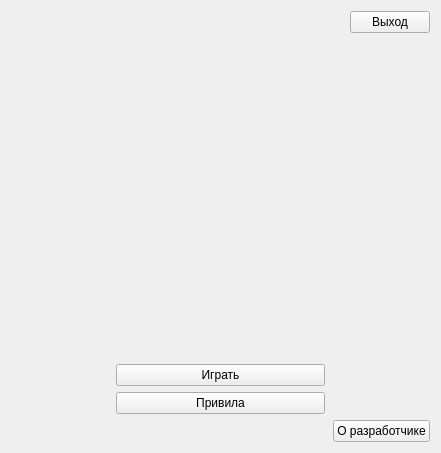
<?xml version="1.0" encoding="UTF-8"?>
<ui version="4.0">
 <class>MenuWindow</class>
 <widget class="QWidget" name="MenuWindow">
  <property name="geometry">
   <rect>
    <x>0</x>
    <y>0</y>
    <width>441</width>
    <height>453</height>
   </rect>
  </property>
  <property name="windowTitle">
   <string>Form</string>
  </property>
  <layout class="QGridLayout" name="gridLayout" rowstretch="1,15,3,3,1" rowminimumheight="0,0,0,0,0">
   <item row="1" column="0">
    <layout class="QHBoxLayout" name="horizontalLayout_3">
     <item>
      <widget class="QLabel" name="labelImage">
       <property name="text">
        <string/>
       </property>
      </widget>
     </item>
    </layout>
   </item>
   <item row="3" column="0">
    <layout class="QHBoxLayout" name="horizontalLayout_4" stretch="1,2,1">
     <item>
      <spacer name="horizontalSpacer_5">
       <property name="orientation">
        <enum>Qt::Horizontal</enum>
       </property>
       <property name="sizeHint" stdset="0">
        <size>
         <width>40</width>
         <height>20</height>
        </size>
       </property>
      </spacer>
     </item>
     <item>
      <widget class="QPushButton" name="pushButton_3">
       <property name="text">
        <string>Привила</string>
       </property>
      </widget>
     </item>
     <item>
      <spacer name="horizontalSpacer_6">
       <property name="orientation">
        <enum>Qt::Horizontal</enum>
       </property>
       <property name="sizeHint" stdset="0">
        <size>
         <width>40</width>
         <height>20</height>
        </size>
       </property>
      </spacer>
     </item>
    </layout>
   </item>
   <item row="0" column="0">
    <layout class="QHBoxLayout" name="horizontalLayout" stretch="20,1">
     <item>
      <spacer name="horizontalSpacer">
       <property name="orientation">
        <enum>Qt::Horizontal</enum>
       </property>
       <property name="sizeHint" stdset="0">
        <size>
         <width>40</width>
         <height>20</height>
        </size>
       </property>
      </spacer>
     </item>
     <item>
      <widget class="QPushButton" name="pushButton">
       <property name="text">
        <string>Выход</string>
       </property>
      </widget>
     </item>
    </layout>
   </item>
   <item row="4" column="0">
    <layout class="QHBoxLayout" name="horizontalLayout_2" stretch="20,1">
     <item>
      <spacer name="horizontalSpacer_4">
       <property name="orientation">
        <enum>Qt::Horizontal</enum>
       </property>
       <property name="sizeHint" stdset="0">
        <size>
         <width>40</width>
         <height>20</height>
        </size>
       </property>
      </spacer>
     </item>
     <item>
      <widget class="QPushButton" name="pushButton_developer">
       <property name="text">
        <string>О разработчике</string>
       </property>
      </widget>
     </item>
    </layout>
   </item>
   <item row="2" column="0">
    <layout class="QHBoxLayout" name="horizontalLayout_5" stretch="1,2,1">
     <item>
      <spacer name="horizontalSpacer_2">
       <property name="orientation">
        <enum>Qt::Horizontal</enum>
       </property>
       <property name="sizeHint" stdset="0">
        <size>
         <width>40</width>
         <height>20</height>
        </size>
       </property>
      </spacer>
     </item>
     <item>
      <widget class="QPushButton" name="pushButton_2">
       <property name="text">
        <string>Играть</string>
       </property>
      </widget>
     </item>
     <item>
      <spacer name="horizontalSpacer_3">
       <property name="orientation">
        <enum>Qt::Horizontal</enum>
       </property>
       <property name="sizeHint" stdset="0">
        <size>
         <width>40</width>
         <height>20</height>
        </size>
       </property>
      </spacer>
     </item>
    </layout>
   </item>
  </layout>
 </widget>
 <resources/>
 <connections/>
</ui>
